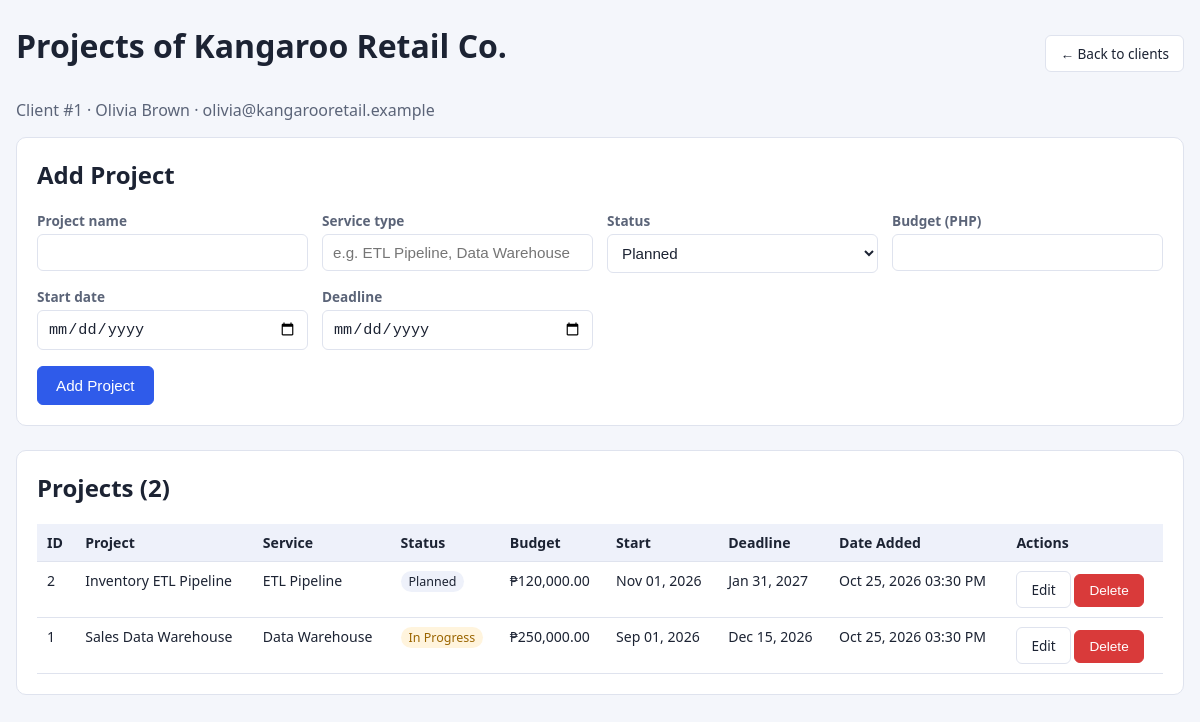
The page /projects.php?client_id=1 on the database its author committed.
### tables this page shows
CREATE TABLE clients (
    client_id      INT UNSIGNED NOT NULL AUTO_INCREMENT,
    company_name   VARCHAR(100) NOT NULL,
    contact_person VARCHAR(80)  NOT NULL,
    email          VARCHAR(100) NOT NULL,
    phone_number   VARCHAR(20)  NOT NULL,
    industry       VARCHAR(60)  NOT NULL,
    date_added     DATETIME     NOT NULL DEFAULT CURRENT_TIMESTAMP,
    PRIMARY KEY (client_id),
    UNIQUE KEY uq_client_email (email)
);

CREATE TABLE projects (
    project_id   INT UNSIGNED  NOT NULL AUTO_INCREMENT,
    client_id    INT UNSIGNED  NOT NULL,                     
    project_name VARCHAR(120)  NOT NULL,
    service_type VARCHAR(60)   NOT NULL,                     
    status       VARCHAR(20)   NOT NULL DEFAULT 'Planned',   
    budget       DECIMAL(12,2) NOT NULL DEFAULT 0.00,
    start_date   DATE          NOT NULL,
    deadline     DATE          NOT NULL,
    date_added   DATETIME      NOT NULL DEFAULT CURRENT_TIMESTAMP,
    PRIMARY KEY (project_id),
    CONSTRAINT fk_projects_client FOREIGN KEY (client_id)
        REFERENCES clients (client_id)
        ON UPDATE CASCADE
        ON DELETE CASCADE       
);

### includes/functions.php (called while the page is built, shortened)
<?php
function e($v): string { return htmlspecialchars((string) $v, ENT_QUOTES, 'UTF-8'); }

### projects.php (the view, shortened to what this page needs)
<?php
require_once 'config/dbconfig.php';
require_once 'includes/functions.php';
$clientId = (int) ($_GET['client_id'] ?? 0);
$stmt = $pdo->prepare("SELECT * FROM clients WHERE client_id = :id");
$stmt->execute([':id' => $clientId]);
$client = $stmt->fetch();
$stmt = $pdo->prepare("SELECT * FROM projects WHERE client_id = :id ORDER BY project_id DESC");
$stmt->execute([':id' => $clientId]);
$projects = $stmt->fetchAll();
$old = $_SESSION['old'] ?? []; unset($_SESSION['old']);
include 'includes/header.php';
?>
<div class="bar">
    <h1>Projects of <?= e($client['company_name']) ?></h1>
    <a class="btn" href="index.php">&larr; Back to clients</a>
</div>
<p class="muted">Client #<?= (int) $client['client_id'] ?> &middot; <?= e($client['contact_person']) ?> &middot; <?= e($client['email']) ?></p>
<section class="card">
    <h2>Add Project</h2>
    <form action="project_create.php" method="post">
        <?php $v = $old; include 'includes/project_fields.php'; ?>
        <button class="btn primary" type="submit">Add Project</button>
    </form>
</section>
<section class="card">
    <h2>Projects (<?= count($projects) ?>)</h2>
    <div class="table-wrap"><table>
        <thead><tr><th>ID</th><th>Project</th><th>Service</th><th>Status</th><th>Budget</th><th>Start</th><th>Deadline</th><th>Date Added</th><th>Actions</th></tr></thead>
        <tbody>
        <?php foreach ($projects as $p): ?>
            <tr>
                <td><?= e($p['project_id']) ?></td>
                <td><?= e($p['project_name']) ?></td>
                <td><?= e($p['service_type']) ?></td>
                <td><span class="badge <?= e(strtolower(str_replace(' ', '-', $p['status']))) ?>"><?= e($p['status']) ?></span></td>
                <td>&#8369;<?= number_format($p['budget'], 2) ?></td>
                <td><?= e(date('M d, Y', strtotime($p['start_date']))) ?></td>
                <td><?= e(date('M d, Y', strtotime($p['deadline']))) ?></td>
                <td><?= e(date('M d, Y h:i A', strtotime($p['date_added']))) ?></td>
                <td class="actions">
                    <a class="btn" href="project_edit.php?id=<?= (int) $p['project_id'] ?>">Edit</a>
                    <form action="project_delete.php" method="post" onsubmit="return confirm('Delete this project?');">
                        <button class="btn danger" type="submit">Delete</button>
                    </form>
                </td>
            </tr>
        <?php endforeach; ?>
        </tbody>
    </table></div>
</section>
</main></body></html>

### includes/header.php (shortened to what this page needs)
?><!DOCTYPE html>
<html lang="en"><head>
<link rel="stylesheet" href="css/style.css">
</head><body><main>

### includes/project_fields.php (shortened to what this page needs)
<div class="grid">
    <label>Project name <input type="text" name="project_name" maxlength="120" required value="<?= e($v['project_name'] ?? '') ?>"></label>
    <label>Service type <input type="text" name="service_type" maxlength="60" placeholder="e.g. ETL Pipeline, Data Warehouse" required value="<?= e($v['service_type'] ?? '') ?>"></label>
    <label>Status
        <select name="status">
            <?php foreach (STATUSES as $s): ?><option <?= ($v['status'] ?? 'Planned') === $s ? 'selected' : '' ?>><?= e($s) ?></option><?php endforeach; ?>
        </select></label>
    <label>Budget (PHP) <input type="number" name="budget" min="0" step="0.01" required value="<?= e($v['budget'] ?? '') ?>"></label>
    <label>Start date <input type="date" name="start_date" required value="<?= e($v['start_date'] ?? '') ?>"></label>
    <label>Deadline <input type="date" name="deadline" required value="<?= e($v['deadline'] ?? '') ?>"></label>
</div>

### css/style.css (style rules this page uses)
:root { --bg:#f4f6fb; --card:#fff; --ink:#1c2333; --muted:#5b6478; --line:#dfe3ee; --brand:#2f5bea; --danger:#d93a3a; --ok:#1e8e4e; }
* { box-sizing: border-box; }
body { margin:0; font-family: "Segoe UI", Arial, sans-serif; background:var(--bg); color:var(--ink); }
main { max-width: 1200px; margin: 0 auto; padding: 24px 16px 48px; }
h1 { margin: 0 0 16px; }
h2 { margin-top: 0; }
.card { background:var(--card); border:1px solid var(--line); border-radius:10px; padding:20px; margin-bottom:24px; }
.grid { display:grid; grid-template-columns: repeat(auto-fit, minmax(240px, 1fr)); gap:14px; margin-bottom:16px; }
label { display:flex; flex-direction:column; gap:4px; font-size:.85rem; color:var(--muted); font-weight:600; }
input, select { padding:9px 10px; border:1px solid var(--line); border-radius:6px; font-size:.95rem; color:var(--ink); background:#fff; }
.btn { display:inline-block; padding:8px 14px; border:1px solid var(--line); border-radius:6px; background:#fff; color:var(--ink); font-size:.85rem; text-decoration:none; cursor:pointer; }
.btn.primary { background:var(--brand); border-color:var(--brand); color:#fff; padding:10px 18px; font-size:.95rem; }
.btn.danger { background:var(--danger); border-color:var(--danger); color:#fff; }
.table-wrap { overflow-x:auto; }
table { border-collapse:collapse; width:100%; font-size:.88rem; }
th, td { padding:9px 10px; border-bottom:1px solid var(--line); text-align:left; vertical-align:top; }
th { background:#eef1fa; white-space:nowrap; }
td.actions { white-space:nowrap; }
td.actions form { display:inline; }
.bar { display:flex; justify-content:space-between; align-items:center; flex-wrap:wrap; gap:8px; margin-bottom:16px; }
.badge { padding:2px 8px; border-radius:99px; font-size:.78rem; background:#eef1fa; }
.badge.in-progress { background:#fff4dd; color:#9a6500; }
.muted { color:var(--muted); }

### rows shown on the page
clients: company_name "Kangaroo Retail Co.", client_id "1", contact_person "Olivia Brown", email "olivia@kangarooretail.example"
projects: project_id "2", project_name "Inventory ETL Pipeline", service_type "ETL Pipeline", status "Planned", budget "120,000.00", start_date "Nov 01, 2026", deadline "Jan 31, 2027", date_added "Oct 25, 2026 03:30 PM"
projects: project_id "1", project_name "Sales Data Warehouse", service_type "Data Warehouse", status "In Progress", budget "250,000.00", start_date "Sep 01, 2026", deadline "Dec 15, 2026", date_added "Oct 25, 2026 03:30 PM"

### other values the page prints
count($projects) "2"
form field status "Planned"
